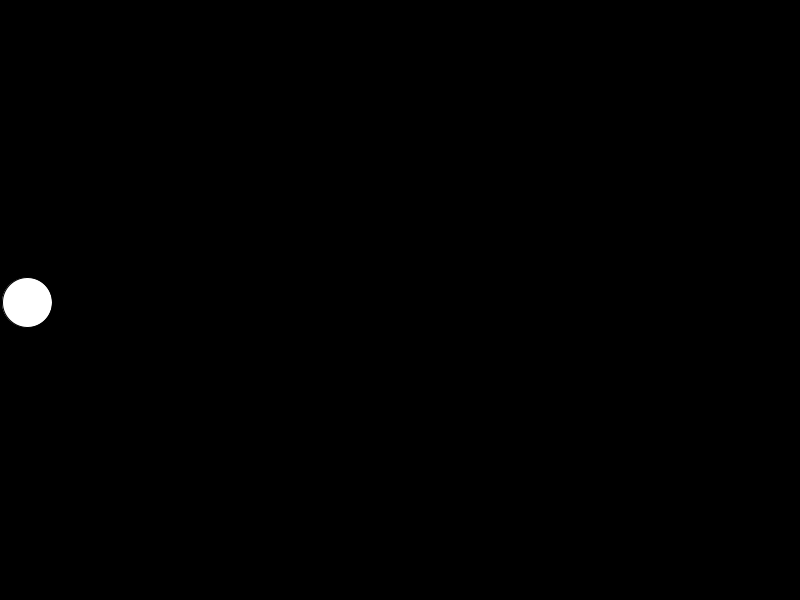
Frame 1 (no input)
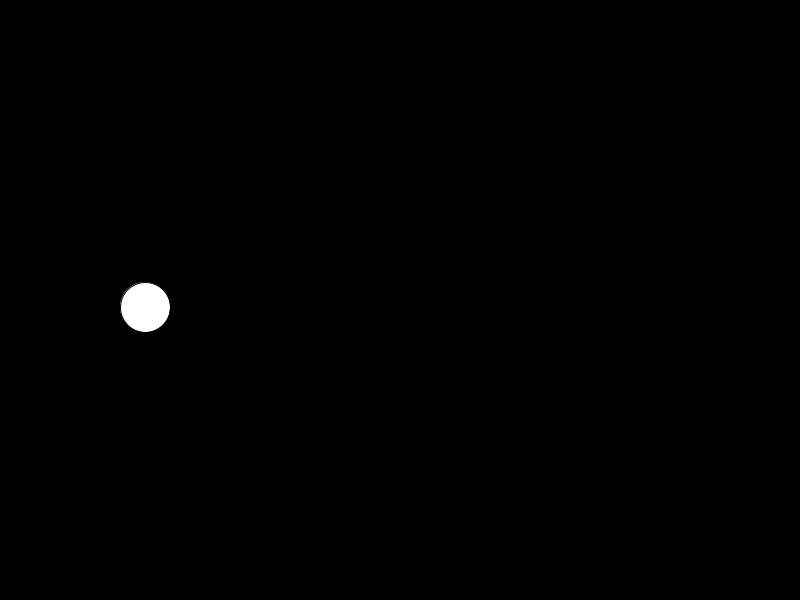
Frame 60 (the mouse pressed at the canvas centre just before this capture)
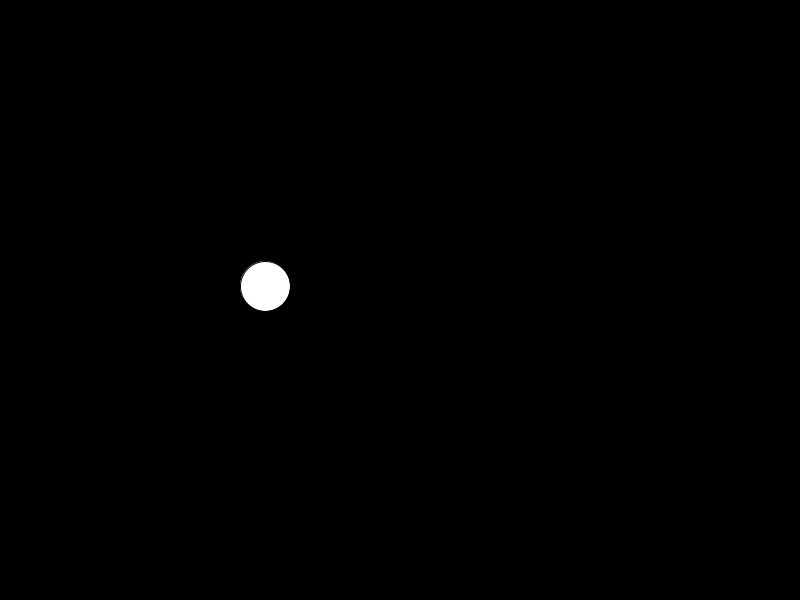
Frame 120 (the mouse held since frame 60 and released just before this capture)

The Processing sketch that drew these frames (run headless with seeded random() and noise(); from frame 60 on, the mouse is pressed at the canvas centre):

// Processing sketch: Question11
// ── Question11.pde
int size = 50; 
float xPos = size/2, yPos; 
int xDirection = 1; 
float theta; 
float ampl; 

void setup(){
size(800, 600); 

}
void draw(){
background(0); 

theta += .05; 

xPos += xDirection; 
  if(xPos >= 775){
    xDirection = -1; 
  }
  if(xPos <= 25){
    xDirection = 1; 
  }
xPos += xDirection; 

yPos = height/2 + sin(theta)*size; 

fill(255); 
ellipse(xPos, yPos, size, size); 
}
